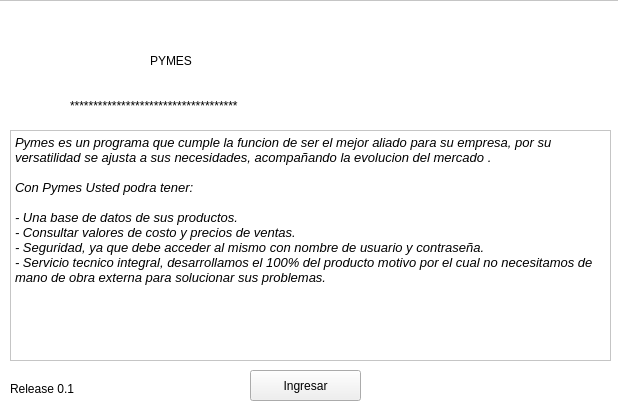
<?xml version="1.0" encoding="UTF-8"?>
<ui version="4.0">
 <class>Form</class>
 <widget class="QWidget" name="Form">
  <property name="geometry">
   <rect>
    <x>0</x>
    <y>0</y>
    <width>618</width>
    <height>405</height>
   </rect>
  </property>
  <property name="windowTitle">
   <string>Form</string>
  </property>
  <property name="styleSheet">
   <string notr="true"/>
  </property>
  <widget class="QColumnView" name="columnView">
   <property name="geometry">
    <rect>
     <x>-10</x>
     <y>0</y>
     <width>631</width>
     <height>411</height>
    </rect>
   </property>
   <property name="styleSheet">
    <string notr="true">background-color: rgb(255, 255, 255);</string>
   </property>
  </widget>
  <widget class="QLabel" name="label">
   <property name="geometry">
    <rect>
     <x>150</x>
     <y>20</y>
     <width>341</width>
     <height>81</height>
    </rect>
   </property>
   <property name="whatsThis">
    <string>&lt;html&gt;&lt;head/&gt;&lt;body&gt;&lt;p&gt;asass&lt;/p&gt;&lt;/body&gt;&lt;/html&gt;</string>
   </property>
   <property name="styleSheet">
    <string notr="true">background-color: rgb(255, 255, 255);
font: 72pt &quot;Mishmash 4x4i BRK&quot;;
</string>
   </property>
   <property name="text">
    <string>PYMES</string>
   </property>
  </widget>
  <widget class="QTextBrowser" name="asd">
   <property name="geometry">
    <rect>
     <x>10</x>
     <y>130</y>
     <width>601</width>
     <height>231</height>
    </rect>
   </property>
   <property name="styleSheet">
    <string notr="true">background-color: rgb(255, 255, 255);
color:black</string>
   </property>
   <property name="html">
    <string>&lt;!DOCTYPE HTML PUBLIC &quot;-//W3C//DTD HTML 4.0//EN&quot; &quot;http://www.w3.org/TR/REC-html40/strict.dtd&quot;&gt;
&lt;html&gt;&lt;head&gt;&lt;meta name=&quot;qrichtext&quot; content=&quot;1&quot; /&gt;&lt;style type=&quot;text/css&quot;&gt;
p, li { white-space: pre-wrap; }
&lt;/style&gt;&lt;/head&gt;&lt;body style=&quot; font-family:'KacstPoster'; font-size:10pt; font-weight:400; font-style:italic;&quot;&gt;
&lt;p style=&quot; margin-top:0px; margin-bottom:0px; margin-left:0px; margin-right:0px; -qt-block-indent:0; text-indent:0px;&quot;&gt;Pymes es un programa que cumple la funcion de ser el mejor aliado para su empresa, por su versatilidad se ajusta a sus necesidades, acompañando la evolucion del mercado .&lt;/p&gt;
&lt;p style=&quot;-qt-paragraph-type:empty; margin-top:0px; margin-bottom:0px; margin-left:0px; margin-right:0px; -qt-block-indent:0; text-indent:0px;&quot;&gt;&lt;br /&gt;&lt;/p&gt;
&lt;p style=&quot; margin-top:0px; margin-bottom:0px; margin-left:0px; margin-right:0px; -qt-block-indent:0; text-indent:0px;&quot;&gt;Con Pymes Usted podra tener:&lt;/p&gt;
&lt;p style=&quot;-qt-paragraph-type:empty; margin-top:0px; margin-bottom:0px; margin-left:0px; margin-right:0px; -qt-block-indent:0; text-indent:0px;&quot;&gt;&lt;br /&gt;&lt;/p&gt;
&lt;p style=&quot; margin-top:0px; margin-bottom:0px; margin-left:0px; margin-right:0px; -qt-block-indent:0; text-indent:0px;&quot;&gt;- Una base de datos de sus productos.&lt;/p&gt;
&lt;p style=&quot; margin-top:0px; margin-bottom:0px; margin-left:0px; margin-right:0px; -qt-block-indent:0; text-indent:0px;&quot;&gt;- Consultar valores de costo y precios de ventas.&lt;/p&gt;
&lt;p style=&quot; margin-top:0px; margin-bottom:0px; margin-left:0px; margin-right:0px; -qt-block-indent:0; text-indent:0px;&quot;&gt;- Seguridad, ya que debe acceder al mismo con nombre de usuario y contraseña.&lt;/p&gt;
&lt;p style=&quot; margin-top:0px; margin-bottom:0px; margin-left:0px; margin-right:0px; -qt-block-indent:0; text-indent:0px;&quot;&gt;- Servicio tecnico integral, desarrollamos el 100% del producto motivo por el cual no necesitamos de mano de obra externa para solucionar sus problemas.&lt;/p&gt;
&lt;p style=&quot;-qt-paragraph-type:empty; margin-top:0px; margin-bottom:0px; margin-left:0px; margin-right:0px; -qt-block-indent:0; text-indent:0px;&quot;&gt;&lt;br /&gt;&lt;/p&gt;
&lt;p style=&quot;-qt-paragraph-type:empty; margin-top:0px; margin-bottom:0px; margin-left:0px; margin-right:0px; -qt-block-indent:0; text-indent:0px;&quot;&gt;&lt;br /&gt;&lt;/p&gt;&lt;/body&gt;&lt;/html&gt;</string>
   </property>
  </widget>
  <widget class="QPushButton" name="pushButton">
   <property name="geometry">
    <rect>
     <x>250</x>
     <y>370</y>
     <width>111</width>
     <height>31</height>
    </rect>
   </property>
   <property name="text">
    <string>Ingresar</string>
   </property>
  </widget>
  <widget class="QLabel" name="label_2">
   <property name="geometry">
    <rect>
     <x>70</x>
     <y>80</y>
     <width>491</width>
     <height>51</height>
    </rect>
   </property>
   <property name="styleSheet">
    <string notr="true">font: 36pt &quot;Mishmash 4x4i BRK&quot;;</string>
   </property>
   <property name="text">
    <string>************************************</string>
   </property>
  </widget>
  <widget class="QLabel" name="label_3">
   <property name="geometry">
    <rect>
     <x>470</x>
     <y>10</y>
     <width>41</width>
     <height>41</height>
    </rect>
   </property>
   <property name="text">
    <string/>
   </property>
   <property name="pixmap">
    <pixmap>../copyright.png</pixmap>
   </property>
  </widget>
  <widget class="QLabel" name="label_4">
   <property name="geometry">
    <rect>
     <x>10</x>
     <y>380</y>
     <width>81</width>
     <height>17</height>
    </rect>
   </property>
   <property name="text">
    <string>Release 0.1</string>
   </property>
  </widget>
 </widget>
 <resources/>
 <connections>
  <connection>
   <sender>pushButton</sender>
   <signal>clicked()</signal>
   <receiver>Form</receiver>
   <slot>aceptar()</slot>
   <hints>
    <hint type="sourcelabel">
     <x>319</x>
     <y>375</y>
    </hint>
    <hint type="destinationlabel">
     <x>619</x>
     <y>374</y>
    </hint>
   </hints>
  </connection>
 </connections>
 <slots>
  <slot>aceptar()</slot>
 </slots>
</ui>
